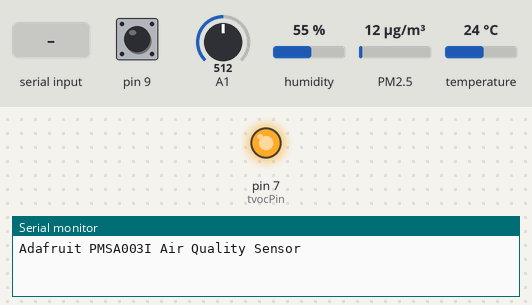
Bench run of a sketch on a simulated Arduino Uno, built with avr-gcc and run on an emulated ATmega328P. Shown: output pins drawn as LEDs (lit = HIGH), the last lines printed to the serial monitor. The test bench sets the inputs (shaded band); at power-on: pin 9 LOW, A1 = 512, humidity 55 %, PM2.5 12 µg/m³, temperature 24 °C.

Above: at 0.1 s.
At 3.2 s:
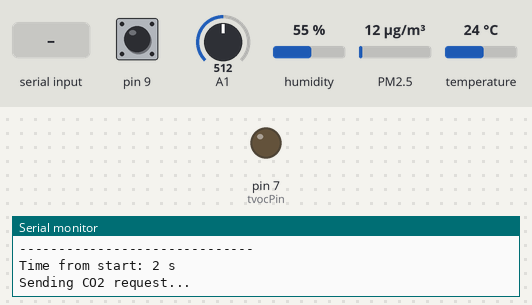
3.3 s: "1" received over the second serial link
6.1 s: pin 9 pulsed HIGH 2 times (0.12 s each, 0.3 s apart)
Timing chart, 0 to 9.1 s (numbered marks = the images above; inputs shaded):
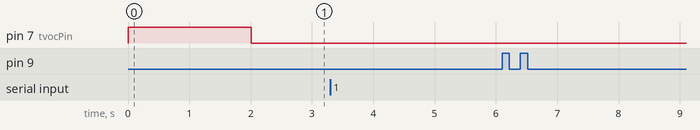

The sketch:

finalArd.ino
```cpp
#include <SoftwareSerial.h>
#include <dht.h>
#include "Adafruit_PM25AQI.h"
#include "MHZ19.h"

SoftwareSerial co2Serial(7, 6); // define MH-Z19 RX TX
unsigned long startTime = millis();
SoftwareSerial pmSerial(11, 10);
SoftwareSerial blue(3, 2); // bluetooth module connected here


#define dataPin 8 // Defines pin number to which the sensor is connected
#define tvocPin 7
Adafruit_PM25AQI aqi = Adafruit_PM25AQI();
int CO2;
int tvoc;
dht DHT;
float t = 0; // Gets the values of the temperature
float h = 0; //
int readData;
void setup() {
  Serial.begin(9600);
  co2Serial.begin(9600);
  pinMode(9, INPUT);

  blue.begin(9600);

  while (!Serial) delay(10);
  Serial.println("Adafruit PMSA003I Air Quality Sensor");
  pmSerial.begin(9600);

  pinMode(tvocPin, OUTPUT);
  digitalWrite(tvocPin, HIGH);
  delay(20*100); //delay 20 seconds
  digitalWrite(tvocPin, LOW);

   if (! aqi.begin_UART(&pmSerial)) { // connect to the sensor over software serial
    Serial.println("Could not find PM 2.5 sensor!");
    while (1) delay(10);
  }

  Serial.println("PM25 found!");

}
void loop() {
  // read the value at analog input
  readData = DHT.read22(dataPin); // Reads the data from the sensor
  t = DHT.temperature;
  h = DHT.humidity;
  digitalWrite(tvocPin, HIGH);
  tvoc = analogRead(A1);
  digitalWrite(tvocPin, LOW);
  PM25_AQI_Data data;


  if (! aqi.read(&data)) {
    Serial.println("Could not read from AQI");
    delay(2000);  // try again in a bit!
    return;
  }
  Serial.println("AQI reading success");
  Serial.println();
  Serial.println(F("---------------------------------------"));
  Serial.println(F("Concentration Units (standard)"));
  Serial.println(F("---------------------------------------"));
  Serial.print(F("PM 1.0: ")); Serial.print(data.pm10_standard);
  Serial.print(F("\t\tPM 2.5: ")); Serial.print(data.pm25_standard);
  Serial.print(F("\t\tPM 10: ")); Serial.println(data.pm100_standard);
  Serial.println(F("Concentration Units (environmental)"));
  Serial.println(F("---------------------------------------"));
  Serial.print(F("PM 1.0: ")); Serial.print(data.pm10_env);
  Serial.print(F("\t\tPM 2.5: ")); Serial.print(data.pm25_env);
  Serial.print(F("\t\tPM 10: ")); Serial.println(data.pm100_env);
  Serial.println(F("---------------------------------------"));
  Serial.print(F("Particles > 0.3um / 0.1L air:")); Serial.println(data.particles_03um);
  Serial.print(F("Particles > 0.5um / 0.1L air:")); Serial.println(data.particles_05um);
  Serial.print(F("Particles > 1.0um / 0.1L air:")); Serial.println(data.particles_10um);
  Serial.print(F("Particles > 2.5um / 0.1L air:")); Serial.println(data.particles_25um);
  Serial.print(F("Particles > 5.0um / 0.1L air:")); Serial.println(data.particles_50um);
  Serial.print(F("Particles > 10 um / 0.1L air:")); Serial.println(data.particles_100um);
  Serial.println(F("---------------------------------------"));


  Serial.print(t);
  Serial.println("");
  Serial.print(h);
  Serial.println("");
  Serial.print(tvoc);
  Serial.println("");


  blue.println(t);
  blue.print(",");
  blue.print(h);
  blue.print(",");
  blue.print(tvoc);
  blue.print(",");
  Serial.println("------------------------------");
  Serial.print("Time from start: ");
  Serial.print((millis() - startTime) / 1000);
  Serial.println(" s");
  int ppm_uart = readCO2UART();
  int ppm_pwm = readCO2PWM();
  Serial.print("CO2:");
  Serial.print(ppm_pwm);
  delay(5000);
}

int readCO2UART(){
  byte cmd[9] = {0xFF,0x01,0x86,0x00,0x00,0x00,0x00,0x00,0x79};
  byte response[9]; // for answer

  Serial.println("Sending CO2 request...");
  co2Serial.write(cmd, 9); //request PPM CO2

  // clear the buffer
  memset(response, 0, 9);
  int i = 0;
  while (co2Serial.available() == 0) {
//    Serial.print("Waiting for response ");
//    Serial.print(i);
//    Serial.println(" s");
    delay(1000);
    i++;
  }
  if (co2Serial.available() > 0) {
      co2Serial.readBytes(response, 9);
  }
  // print out the response in hexa
  for (int i = 0; i < 9; i++) {
    Serial.print(String(response[i], HEX));
    Serial.print("   ");
  }
  Serial.println("");

  // checksum
  byte check = getCheckSum(response);
  if (response[8] != check) {
    Serial.println("Checksum not OK!");
    Serial.print("Received: ");
    Serial.println(response[8]);
    Serial.print("Should be: ");
    Serial.println(check);
  }

  // ppm
  int ppm_uart = 256 * (int)response[2] + response[3];
  Serial.print("PPM UART: ");
  Serial.println(ppm_uart);

  // temp
  byte temp = response[4] - 40;
  Serial.print("Temperature? ");
  Serial.println(temp);

  // status
  byte status = response[5];
  Serial.print("Status? ");
  Serial.println(status);
  if (status == 0x40) {
    Serial.println("Status OK");
  }

  return ppm_uart;
}

byte getCheckSum(char *packet) {
  byte i;
  unsigned char checksum = 0;
  for (i = 1; i < 8; i++) {
    checksum += packet[i];
  }
  checksum = 0xff - checksum;
  checksum += 1;
  return checksum;
}

int readCO2PWM() {
  unsigned long th, tl, ppm_pwm = 0;
  do {
    th = pulseIn(9, HIGH, 1004000) / 1000;
    tl = 1004 - th;
    ppm_pwm = 5000 * (th-2)/(th+tl-4);
  } while (th == 0);
  Serial.print("PPM PWM: ");
  Serial.println(ppm_pwm);
  return ppm_pwm;
}
```
